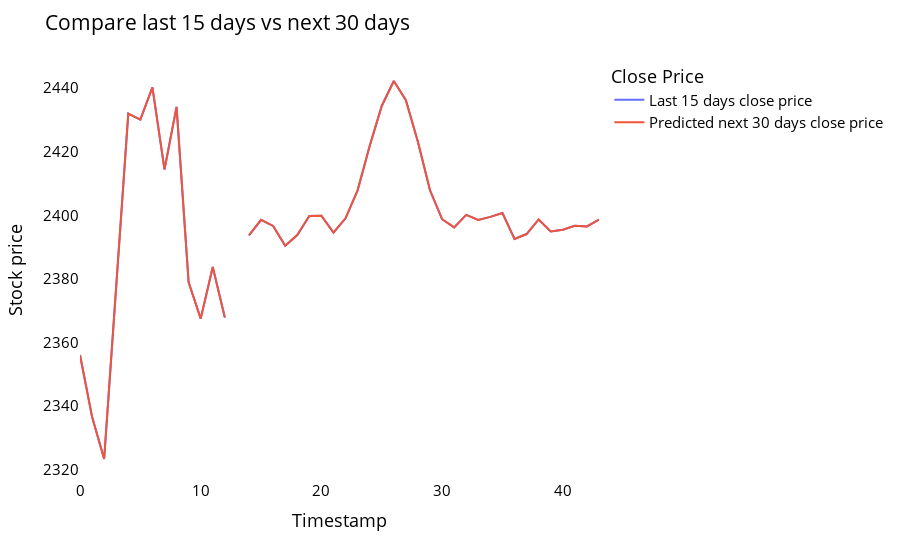

Notebook cell for this chart:
### Code cell
temp_mat = np.empty((len(last_days)+pred_days+1,1))
temp_mat[:] = np.nan
temp_mat = temp_mat.reshape(1,-1).tolist()[0]

last_original_days_value = temp_mat
next_predicted_days_value = temp_mat

last_original_days_value[0:time_step+1] = scaler.inverse_transform(closedf[len(closedf)-time_step:]).reshape(1,-1).tolist()[0]
next_predicted_days_value[time_step+1:] = scaler.inverse_transform(np.array(lst_output).reshape(-1,1)).reshape(1,-1).tolist()[0]

names = cycle(['Last 15 days close price','Predicted next 30 days close price'])

new_pred_plot = pd.DataFrame({
    'last_original_days_value':last_original_days_value,
    'next_predicted_days_value':next_predicted_days_value
})

fig = px.line(new_pred_plot,x=new_pred_plot.index, y=[new_pred_plot['last_original_days_value'],
                                                      new_pred_plot['next_predicted_days_value']],
              labels={'value': 'Stock price','index': 'Timestamp'})
fig.update_layout(title_text='Compare last 15 days vs next 30 days',
                  plot_bgcolor='white', font_size=15, font_color='black',legend_title_text='Close Price')
fig.for_each_trace(lambda t:  t.update(name = next(names)))

fig.update_xaxes(showgrid=False)
fig.update_yaxes(showgrid=False)
fig.show()

### Figure 1 — Plotly figure (JSON) as saved in the notebook; plotly's stock layout.template omitted (floating-point values rounded to 4 significant figures)
{"data": [{"hovertemplate": "variable=last_original_days_value<br>Timestamp=%{x}<br>Stock price=%{y}<extra></extra>", "legendgroup": "last_original_days_value", "line": {"color": "#636efa", "dash": "solid"}, "marker": {"symbol": "circle"}, "mode": "lines", "name": "Last 15 days close price", "orientation": "v", "showlegend": true, "type": "scatter", "x": [0, 1, 2, 3, 4, 5, 6, 7, 8, 9, 10, 11, 12, 13, 14, 15, 16, 17, 18, 19, 20, 21, 22, 23, 24, 25, 26, 27, 28, 29, 30, 31, 32, 33, 34, 35, 36, 37, 38, 39, 40, 41, 42, 43], "xaxis": "x", "y": [2356.0, 2337.0, 2323.0, 2378.0, 2432.0, 2430.0, 2440.0, 2414.0, 2434.0, 2379.0, 2368.0, 2384.0, 2368.0, null, 2394.0, 2399.0, 2397.0, 2390.0, 2394.0, 2400.0, 2400.0, 2395.0, 2399.0, 2408.0, 2422.0, 2434.0, 2442.0, 2436.0, 2423.0, 2408.0, 2399.0, 2396.0, 2400.0, 2399.0, 2399.0, 2401.0, 2393.0, 2394.0, 2399.0, 2395.0, 2395.0, 2397.0, 2396.0, 2399.0], "yaxis": "y"}, {"hovertemplate": "variable=next_predicted_days_value<br>Timestamp=%{x}<br>Stock price=%{y}<extra></extra>", "legendgroup": "next_predicted_days_value", "line": {"color": "#EF553B", "dash": "solid"}, "marker": {"symbol": "circle"}, "mode": "lines", "name": "Predicted next 30 days close price", "orientation": "v", "showlegend": true, "type": "scatter", "x": [0, 1, 2, 3, 4, 5, 6, 7, 8, 9, 10, 11, 12, 13, 14, 15, 16, 17, 18, 19, 20, 21, 22, 23, 24, 25, 26, 27, 28, 29, 30, 31, 32, 33, 34, 35, 36, 37, 38, 39, 40, 41, 42, 43], "xaxis": "x", "y": [2356.0, 2337.0, 2323.0, 2378.0, 2432.0, 2430.0, 2440.0, 2414.0, 2434.0, 2379.0, 2368.0, 2384.0, 2368.0, null, 2394.0, 2399.0, 2397.0, 2390.0, 2394.0, 2400.0, 2400.0, 2395.0, 2399.0, 2408.0, 2422.0, 2434.0, 2442.0, 2436.0, 2423.0, 2408.0, 2399.0, 2396.0, 2400.0, 2399.0, 2399.0, 2401.0, 2393.0, 2394.0, 2399.0, 2395.0, 2395.0, 2397.0, 2396.0, 2399.0], "yaxis": "y"}], "layout": {"font": {"color": "black", "size": 15}, "legend": {"title": {"text": "Close Price"}, "tracegroupgap": 0}, "margin": {"t": 60}, "plot_bgcolor": "white", "title": {"text": "Compare last 15 days vs next 30 days"}, "xaxis": {"anchor": "y", "domain": [0, 1], "showgrid": false, "title": {"text": "Timestamp"}}, "yaxis": {"anchor": "x", "domain": [0, 1], "showgrid": false, "title": {"text": "Stock price"}}}}
